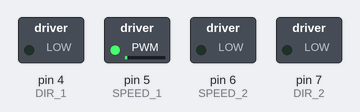
A sketch run on a simulated Arduino Uno, built with avr-gcc and run on an emulated ATmega328P. Shown: switched loads named in the sketch (green lamp = pin HIGH).

Above: at 0.15 s.
At 5.29 s:
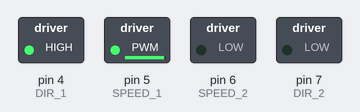
At 10.47 s:
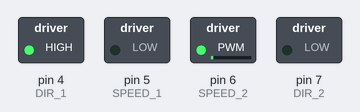
At 20.09 s:
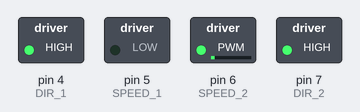
At 29.77 s:
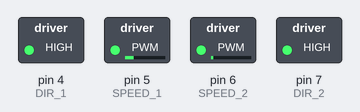
At 39.68 s:
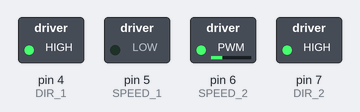
Timing chart, 0 to 40.0 s (numbered marks = the images above):
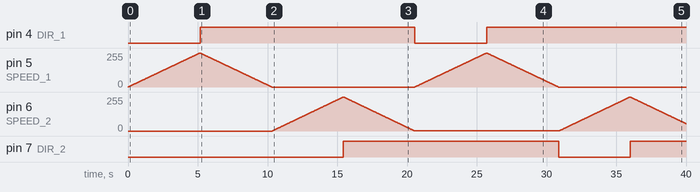

Measured:
- by itself, pin 4 (DIR_1): LOW → HIGH at 5.2 s, → LOW 15.4 s later, → HIGH 5.2 s later
- by itself, pin 7 (DIR_2): LOW → HIGH at 15.4 s, → LOW 15.4 s later, → HIGH 5.1 s later

The sketch:

motor_test.ino
```cpp
// подключите один мотор к клемме: M1+ и M1-
// а второй к клемме: M2+ и M2-
// Motor shield использует четыре контакта 4, 5, 6, 7 для управления моторами
// 4 и 7 — для направления, 5 и 6 — для скорости
#define SPEED_1      5
#define DIR_1        4

#define SPEED_2      6
#define DIR_2        7

void setup() {
  // настраиваем выводы платы 4, 5, 6, 7 на вывод сигналов
  for (int i = 4; i < 8; i++) {
    pinMode(i, OUTPUT);
  }
}

void loop() {
  // устанавливаем направление мотора «M1» в одну сторону
  digitalWrite(DIR_1, LOW);
  // медленно разгоняем мотор
  for (int i = 0; i <= 255; i++) {
    analogWrite(SPEED_1, i);
    Serial.println(i);
    delay(20);
  }

  // устанавливаем направление мотора «M1» в другую сторону
  digitalWrite(DIR_1, HIGH);
  // медленно тормозим мотор
  for (int i = 255; i >= 0; i--) {
    analogWrite(SPEED_1, i);
    Serial.println(i);
    delay(20);
  }

  // устанавливаем направление мотора «M2» в одну сторону
  digitalWrite(DIR_2, LOW);
  // медленно разгоняем мотор
  for (int i = 0; i <= 255; i++) {
    analogWrite(SPEED_2, i);
    delay(20);
  }

  // устанавливаем направление мотора «M2» в другую сторону
  digitalWrite(DIR_2, HIGH);
  // медленно тормозим мотор
  for (int i = 255; i > 0; i--) {
    analogWrite(SPEED_2, i);
    delay(20);
  }
}
```
